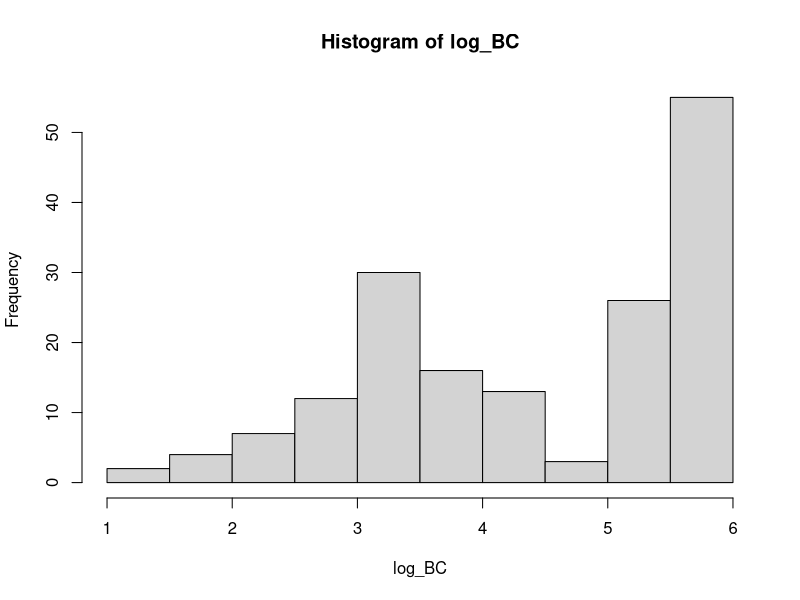

R code for this plot: (Note: this script raises an error after producing the figure.)
## ---- chunk 1
knitr::opts_chunk$set(echo = TRUE)
## ---- chunk 2
# running in R version 4.3.1

#### Clear  environment 
rm(list = ls())         

#### Required packages
library(tidyverse) # for general organisation

library(MASS) # for glm.nb
library(pscl) # for odtest for dispersion

library(lme4) # For linear mixed-effects models (if needed)
library(lmerTest) # for mixed effect as lme4 doesn't give p values

library(ncdf4) #for .nc data
library(raster)


#library(ncdf4)
#library(raster)

#install.packages("AER")
library(AER) #for dispersion test for possion GLM

library(forecast) # for ARIMA time series

library(zoo) #create irregular time point series
#install.packages("car")
library(car)

library(dplyr)
library(tidyr)

library(broom) # For tidy model summaries

## ---- chunk 3
# load the data 
brighton <- read.csv("Hotmess_R.csv")

## ---- chunk 4
str(brighton)
## ---- chunk 5
brighton$Sampling_Date <- as.Date(brighton$Sampling_Date, format = "%d/%m/%Y")

brighton$Pad_Region <- as.factor(brighton$Pad_Region)

brighton$Pad_Colour <- as.factor(brighton$Pad_Colour)

brighton$total_grazer <- brighton$Gastropod_Count_ON + brighton$Gastropod_Count_SIDE

str(brighton)
## ---- chunk 6
#models for whole time series 

#linear mixed effect model

mm1<- lmer(Barnacle_Count ~ Pad_Colour*Pad_Region + (1 | Pad_ID), data = brighton)

summary(mm1)
# estimate sd shows how many more in each treatment e.g. pad_colour W is 24.7 more barnacles on white pads

## ---- chunk 7
log_BC <-log(brighton$Barnacle_Count)

hist(log_BC)
## ---- chunk 8
#generalised linear model 
#not approcpriate as ads are independant as sampled at each date 
# do for each time point separately to account for this

glm_1 <- glmer(Barnacle_Count ~ Pad_Colour * Pad_Region + (1 | Pad_ID), data = brighton, family = poisson)

#check for dispersion of count data in poisson glm
#dispersiontest(glm_1)
# overdispersed 

summary(glm_1)
Anova(glm_1)


#another method to check whether negative binomial or poisson distribution is more appropriate
glm_2 <- glm.nb(Barnacle_Count ~ Pad_Colour * Pad_Region + (1 | Pad_ID), data = brighton)

odTest(glm_2)
#poisson rejected in favor of negative binomial
#BUT still over dispersed

summary(glm_2)
#results 
#why are all results other than interaction 2e-16 
#pad colour (W) x pad region (p) 6.29e-09 
#how to change this from W --> B pad colour
## ---- chunk 9
# subset data for JUN 1

  #use argument family = poisson for count
  #use argument family = gaussian for normal distributed data

sub_JUN_1 <- brighton %>%
  filter(Sampling_Date >= as.Date('2023-06-20'))

head(sub_JUN_1)


#barnacle count

glm_JUN_1<- glm(Barnacle_Count ~ Pad_Colour*Pad_Region, data = sub_JUN_1, family = poisson())

dispersiontest(glm_JUN_1)

glm.nb_JUN_1<- glm.nb(Barnacle_Count ~ Pad_Colour*Pad_Region, data = sub_JUN_1)

odTest(glm.nb_JUN_1)

#doing glm for count data with poisson or negative binoial (if overdispersed)
#negative binomial

summary(glm.nb_JUN_1)


## ---- chunk 10
# barnacle size

glm_JUN_1<- glm(AVG_Banacle_Size ~ Pad_Colour*Pad_Region, data = sub_JUN_1)

summary(glm_JUN_1)

## ---- chunk 11
GAS_glm_JUN_1<- glm(total_grazer ~ Pad_Colour*Pad_Region, data = sub_JUN_1)

#not normal distribution
plot(GAS_glm_JUN_1)


anova(GAS_glm_JUN_1)
summary(GAS_glm_JUN_1)
#only effect of pollution not colour as they are motile so warming treatment has less effect

## ---- chunk 12
# subset data for JUL 1

sub_JUL_1 <- brighton %>%
  filter(Sampling_Date >= as.Date('2023-07-06'))

head(sub_JUL_1)


# barnacle count

glm_JUL_1<- glm(Barnacle_Count ~ Pad_Colour*Pad_Region, data = sub_JUL_1, family = poisson)

dispersiontest(glm_JUL_1)

glm.nb_JUL_1<- glm.nb(Barnacle_Count ~ Pad_Colour*Pad_Region, data = sub_JUL_1)

odTest(glm.nb_JUL_1)

#doing glm for count data with poisson or negative binoial (if overdispersed)
#negative binomial

summary(glm.nb_JUL_1)

## ---- chunk 13
# barnacle size

glm_JUL_1<- glm(AVG_Banacle_Size ~ Pad_Colour*Pad_Region, data = sub_JUL_1)

summary(glm_JUL_1)
anova(glm_JUL_1)
## ---- chunk 14

# subset data for JUL 2

sub_JUL_2 <- brighton %>%
  filter(Sampling_Date >= as.Date('2023-07-20'))

                              
head(sub_JUL_2)

glm_JUL_2<- glm(Barnacle_Count ~ Pad_Colour*Pad_Region, data = sub_JUL_2, family = poisson)

dispersiontest(glm_JUL_2)

glm.nb_JUL_2<- glm.nb(Barnacle_Count ~ Pad_Colour*Pad_Region, data = sub_JUL_2)

odTest(glm.nb_JUL_2)

#doing glm for count data with poisson or negative binoial (if overdispersed)
#negative binomial

summary(glm.nb_JUL_2)

## ---- chunk 15

# barncale size

lm_JUL_2<- lm(AVG_Banacle_Size ~ Pad_Colour*Pad_Region, data = sub_JUL_2)

summary(lm_JUL_2)


## ---- chunk 16

# subset data for AUG 1

sub_AUG_1 <- brighton %>%
  filter(Sampling_Date >= as.Date('2023-08-01'))

head(sub_AUG_1)


# barnacle count


glm_AUG_1<- glm(Barnacle_Count ~ Pad_Colour*Pad_Region, data = sub_AUG_1, family = poisson)

dispersiontest(glm_AUG_1)

glm.nb_AUG_1<- glm.nb(Barnacle_Count ~ Pad_Colour*Pad_Region, data = sub_AUG_1)

odTest(glm.nb_AUG_1)

#doing glm for count data with poisson or negative binoial (if overdispersed)
#negative binomial

summary(glm.nb_AUG_1)

## ---- chunk 17

# barnacle size

lm_AUG_1<- lm(AVG_Banacle_Size ~ Pad_Colour*Pad_Region, data = sub_AUG_1)

summary(lm_AUG_1)


## ---- chunk 18
# subset data for AUG 2

sub_AUG_2 <- brighton %>%
  filter(Sampling_Date >= as.Date('2023-08-17'))

head(sub_AUG_2)

# barnacle count

glm_AUG_2<- glm(Barnacle_Count ~ Pad_Colour*Pad_Region, data = sub_AUG_2, family = poisson)

dispersiontest(glm_AUG_2)

glm.nb_AUG_2<- glm.nb(Barnacle_Count ~ Pad_Colour*Pad_Region, data = sub_AUG_2)

odTest(glm.nb_AUG_2)

#doing glm for count data with poisson or negative binoial (if overdispersed)
#negative binomial

summary(glm.nb_AUG_2)


# barnacle size

lm_AUG_2<- lm(AVG_Banacle_Size ~ Pad_Colour*Pad_Region, data = sub_AUG_2)

summary(lm_AUG_2)


## ---- chunk 19
# subset data for SEP 1

sub_SEP_1 <- brighton %>%
  filter(Sampling_Date >= as.Date('2023-09-01'))
                              
head(sub_SEP_1)


# barnacle count

glm_SEP_1<- glm(Barnacle_Count ~ Pad_Colour*Pad_Region, data = sub_SEP_1, family = poisson)

dispersiontest(glm_SEP_1)

glm.nb_SEP_1<- glm.nb(Barnacle_Count ~ Pad_Colour*Pad_Region, data = sub_SEP_1)

odTest(glm.nb_SEP_1)

#doing glm for count data with poisson or negative binoial (if overdispersed)
#negative binomial

summary(glm.nb_SEP_1)


# barnacle size 

lm_SEP_1<- lm(AVG_Banacle_Size ~ Pad_Colour*Pad_Region, data = sub_SEP_1)

summary(lm_SEP_1)


## ---- chunk 20
 # subset data for SEP 2

sub_SEP_2 <- brighton %>%
  filter(Sampling_Date >= as.Date('2023-09-15'))

head(sub_SEP_2)



# barnacle count
sep_2_DIA <- lm(Diatoms ~ Pad_Colour*Pad_Region, data = sub_SEP_2)

summary(sep_2_DIA)

plot(sep_2_DIA)

boxplot(Diatoms ~ Pad_Colour*Pad_Region, data = sub_SEP_2)


glm_SEP_2<- glm(Barnacle_Count ~ Pad_Colour*Pad_Region, data = sub_SEP_2, family = poisson)

dispersiontest(glm_SEP_2)

glm.nb_SEP_2<- glm.nb(Barnacle_Count ~ Pad_Colour*Pad_Region, data = sub_SEP_2)

odTest(glm.nb_SEP_2)

#doing glm for count data with poisson or negative binoial (if overdispersed)
#negative binomial

summary(glm.nb_SEP_2)

plot(glm.nb_SEP_2)

boxplot(Barnacle_Count ~ Pad_Colour*Pad_Region, data = sub_SEP_2)

#boxplot shows synergistic
#negative binomial estimates cant be used as normal lm
#nb.glm - nutirnets had veyry stong effect on barnacle size 
#white pads - went from this number to thi... (+- SE) + inc. P-value
#similarly pad colour also inflcuenced number of bbarnacles
#warmed = more (polluted increase of .. banracles w/ SE)
#interaction between 2 - synergistic 

#methods for stats- glm for count data - cant use standard linear regression
#used poisson - if ushowed overdispersion used nb.glm as more robust ot overdispersion
#checked assumptions fo tests met - inspect residuals
#barnacle count - 



#table independant efect of pad colour,,region + interaction
#w/ collumns for each sampling date
#shade box based on sig. - colour code for significance
#inc. p value OR effect size
#pick key response variables
## ---- chunk 21
# barnacle size

lm_SEP_2<- lm(AVG_Barnacle_Size ~ Pad_Colour*Pad_Region, data = sub_SEP_2)


## ---- chunk 22
#AIC table for best model fit


#nested model comparison - compare smaller models with larger models with common predictors
#step function - include direction of variable selection 
#backward - start with full and drop one at a time
#forward - add one predictora at a time
#both direction - weach time add variable - check to see if variable shouldbe dropped at same time
#both = default

#Remove rows with any NA values
brighton_clean <- na.omit(brighton)

# Now, fit the model using the cleaned dataset without missing values
count.model <- lm(Barnacle_Count ~ Pad_Region + Pad_Colour + Pad_Region*Pad_Colour + Phosphorous + Temperature + Max_Logger_Temp +  Precipitation + Phytoplankton + Solar_Insolation + Wind_Speed + Diatoms + Green_Algae + Cyanobacteria, data = brighton)

summary(count.model)

count.model.final <-step(count.model) # both
#can't include nitrate as missing values

summary(model_final)

## ---- chunk 23

# try step for each sampling date


sub_JUL_2 <- brighton %>%
  filter(Sampling_Date >= as.Date('2023-07-20'))

                              
head(sub_JUL_2)

lm_JUL_2<- lm(Barnacle_Count ~ Pad_Colour*Pad_Region + Pad_Colour + Pad_Region + Precipitation + Max_Logger_Temp, data = sub_JUL_2)

summary(lm_JUL_2)

JUL_count.model.final <-step(lm_JUL_2) # both
#can't include nitrate as missing values

summary(JUL_count.model.final)

#try use arima frot this..
#dont use on every tp 
#use variables interested in
#anlysis
#1 - GLMs per time point - effects of treatments - boxplots + ts plots
#2 - final time point  or 2 tp
#model selection process to find specific mechanisms 
#pad-colour - mena or max temp - effects of preip - nutrient - nitrates + phosphates
#auto arima function uses AIC



## ---- chunk 24

#try step for diff. repsosne variable

sub_JUL_2 <- brighton %>%
  filter(Sampling_Date >= as.Date('2023-07-20'))

                              
head(sub_JUL_2)

lm_JUL_2<- lm(AVG_Banacle_Size ~ Pad_Colour*Pad_Region + Pad_Colour + Pad_Region + Precipitation + Max_Logger_Temp, data = sub_JUL_2)

summary(lm_JUL_2)

JUL_count.model.final <-step(lm_JUL_2) # both
#can't include nitrate as missing values

summary(JUL_count.model.final)

## ---- chunk 25

#try step for diff. repsosne variable

sub_JUL_2 <- brighton %>%
  filter(Sampling_Date >= as.Date('2023-07-20'))


lm_JUL_2<- lm(Diatoms ~ Pad_Colour*Pad_Region + Pad_Colour + Pad_Region + Precipitation + Max_Logger_Temp, data = sub_JUL_2)

#use specific date to remove random effect of plate repeats

summary(lm_JUL_2)

JUL_count.model.final <-step(lm_JUL_2) # both
#can't include nitrate as missing values

#summary(JUL_count.model.final)
## ---- chunk 26

#try step for diff. repsosne variable

sub_JUL_2 <- brighton %>%
  filter(Sampling_Date >= as.Date('2023-07-20'))

                              
head(sub_JUL_2)

lm_JUL_2<- lm(Cyanobacteria ~ Pad_Colour*Pad_Region + Pad_Colour + Pad_Region + Precipitation + Max_Logger_Temp, data = sub_JUL_2)

summary(lm_JUL_2)

JUL_count.model.final <-step(lm_JUL_2) # both
#can't include nitrate as missing values

summary(JUL_count.model.final)
## ---- chunk 27
#try find best model by trying all combinations and testing AIC values


# Ensure you have the correct dataset loaded and it's clean

# List of all main variables to consider for model combinations
variables <- c("Pad_Region", "Pad_Colour", "Phosphorous", "Temperature", "Max_Logger_Temp", "Precipitation", "Nitrate")

# Initialize an empty data frame to store model results
model_results <- data.frame(Model = character(), AIC = numeric(), stringsAsFactors = FALSE)

# Generate all combinations of the variables
combos <- unlist(lapply(1:length(variables), function(n) combn(variables, n, simplify = FALSE)), recursive = FALSE)

# Loop through each combination
for(combo in combos) {
  # Create the formula string for the current combination
  formula_str <- paste("Barnacle_Count ~", paste(combo, collapse = " + "))
  
  # If both Pad_Region and Pad_Colour are in the combination, add their interaction term
  if("Pad_Region" %in% combo && "Pad_Colour" %in% combo) {
    formula_str <- paste(formula_str, "+ Pad_Region:Pad_Colour")
  }
  
  # Fit the linear model using the constructed formula
  model <- lm(as.formula(formula_str), data = brighton)
  
  # Calculate the AIC for the model
  aic_val <- AIC(model)
  
  # Append the model and its AIC to the results dataframe
  model_results <- rbind(model_results, data.frame(Model = formula_str, AIC = aic_val))
}

# Sorting the results by AIC
model_results <- model_results %>% arrange(AIC)

# Displaying the sorted results
print(model_results)


# Assuming model_results is your dataframe
library(knitr)
library(kableExtra)



kable(model_results, "html", booktabs = TRUE) %>%
  kable_styling(bootstrap_options = c("striped", "hover", "condensed", "responsive"))


## ---- chunk 28
output <- lm(Barnacle_Count ~ Pad_Region + Pad_Colour + Max_Logger_Temp + Precipitation + Nitrate + Pad_Region:Pad_Colour, brighton)
summary(output)
## ---- chunk 29


# Create a list of subsets based on all combinations of 'sampling region' and 'pad colour'
subset_list <- split(brighton, list(brighton$Pad_Region, brighton$Pad_Colour))

# Access a specific subset (e.g., Region1 + Color1)
p.w.sub <- subset_list[["P.W"]]
p.b.sub <- subset_list[["P.B"]]
n.w.sub <- subset_list[["N.W"]]
n.b.sub <- subset_list[["N.B"]]



#PW

# View the subset p.w
head(p.w.sub)

p.w.sub <- p.w.sub %>%
  group_by(Sampling_Date) %>%
  summarise(avg_Barnacle_Count = mean(Barnacle_Count, na.rm = TRUE))

head(p.w.sub)

# Create a zoo object with irregular time points
p.w.ts <- zoo(p.w.sub$avg_Barnacle_Count, order.by = p.w.sub$Sampling_Date)


# Remove rows with NA, NaN, Inf, or -Inf in the time series
p.w.ts <- na.omit(p.w.ts) # Removes rows with NA
p.w.ts <- p.w.ts[is.finite(p.w.ts)] # Keeps only finite values


# Step 1: Visual Inspection
plot(p.w.ts)


# Fit ARIMA model

p.w_arima <- auto.arima(p.w.ts)

# Step 2 & 3: Check for Stationarity and Identify ARIMA parameters
# The auto.arima function can help identify the best (p,d,q) automatically
#model_arima <- arima(p.w.ts, order = c(p, d, q))

# View the model summary
summary(p.w_arima)

# Step 5: Diagnostic Checking
checkresiduals(p.w_arima)

# Step 6: Forecasting
#forecasts <- forecast(model_arima, h=20) # 'h' is the number of periods to forecast ahead
#plot(forecasts)

## ---- chunk 30


#PB

p.b.sub <- p.b.sub %>%
  group_by(Sampling_Date) %>%
  summarise(avg_Barnacle_Count = mean(Barnacle_Count, na.rm = TRUE))

head(p.b.sub)

# Create a zoo object with irregular time points
p.b.ts <- zoo(p.b.sub$avg_Barnacle_Count, order.by = p.b.sub$Sampling_Date)

# Remove rows with NA, NaN, Inf, or -Inf in the time series
p.b.ts <- na.omit(p.b.ts) # Removes rows with NA
p.b.ts <- p.b.ts[is.finite(p.b.ts)] # Keeps only finite values

# Step 1: Visual Inspection
plot(p.b.ts)

# Fit ARIMA model

p.b_arima <- auto.arima(p.b.ts)

# Step 2 & 3: Check for Stationarity and Identify ARIMA parameters

# View the model summary
summary(p.b_arima)

# Step 5: Diagnostic Checking
checkresiduals(p.b_arima)


## ---- chunk 31

# NW

n.w.sub <- n.w.sub %>%
  group_by(Sampling_Date) %>%
  summarise(avg_Barnacle_Count = mean(Barnacle_Count, na.rm = TRUE))

head(n.w.sub)

# Create a zoo object with irregular time points
n.w.ts <- zoo(n.w.sub$avg_Barnacle_Count, order.by = n.w.sub$Sampling_Date)

# Remove rows with NA, NaN, Inf, or -Inf in the time series
n.w.ts <- na.omit(n.w.ts) # Removes rows with NA
n.w.ts <- n.w.ts[is.finite(n.w.ts)] # Keeps only finite values

# Step 1: Visual Inspection
plot(n.w.ts)

# Fit ARIMA model

n.w_arima <- auto.arima(n.w.ts)

# Step 2 & 3: Check for Stationarity and Identify ARIMA parameters

# View the model summary
summary(n.w_arima)

# Step 5: Diagnostic Checking
checkresiduals(n.w_arima)


## ---- chunk 32



# NB

n.b.sub <- n.b.sub %>%
  group_by(Sampling_Date) %>%
  summarise(avg_Barnacle_Count = mean(Barnacle_Count, na.rm = TRUE))

head(n.b.sub)

# Create a zoo object with irregular time points
n.b.ts <- zoo(n.b.sub$avg_Barnacle_Count, order.by = n.b.sub$Sampling_Date)

# Remove rows with NA, NaN, Inf, or -Inf in the time series
n.b.ts <- na.omit(n.b.ts) # Removes rows with NA
n.b.ts <- n.b.ts[is.finite(n.b.ts)] # Keeps only finite values

# Step 1: Visual Inspection
plot(n.b.ts)

# Fit ARIMA model

n.b_arima <- auto.arima(n.b.ts)

# Step 2 & 3: Check for Stationarity and Identify ARIMA parameters

# View the model summary
summary(n.b_arima)

# Step 5: Diagnostic Checking
checkresiduals(n.b_arima)

## ---- chunk 33
#include all 4 in same ARIMA model for multivariate statistics

#this doesnt work yet
#am goign to try form beginning using mAr package


# Sample dataset creation for demonstration (Replace this with your actual data)
# df <- data.frame(time = rep(seq(as.Date("2020-01-01"), by="month", length.out=7), 4),
#                  value = rnorm(28), # Random values for demonstration
#                  Group1 = rep(c("N", "P"), each=14),
#                  Group2 = rep(c("C", "W"), each=7, times=2))
# load the data 
brighton <- read.csv("Hotmess_R.csv")

brighton <- brighton %>%
  mutate(group = paste(Pad_Colour, Pad_Region, sep = "+"))


# Unite the grouping columns and then spread to wide format
df_wide <- brighton %>%
  unite(col = "group", Pad_Colour, Pad_Region, sep = "+", remove = FALSE) %>%
  spread(key = "group", value = "Barnacle_Count")

head(brighton)

#df_wide <- df_wide %>%
#group_by(Sampling_Date) %>%
 # summarise(avg_Barnacle_Count = mean(Barnacle_Count, na.rm = TRUE))

# At this point, df_wide has columns for time and each of the group combinations (N+C, N+W, P+C, P+W)

# The next steps involve converting this to a ts object for time series analysis
brighton$Sampling_Date <- as.Date(brighton$Sampling_Date)
head(brighton)
head(brighton[c("Sampling_Date", "Barnacle_Count")])


# Create a zoo object with irregular time points
df_wide.zoo <- zoo(brighton$Barnacle_Count, order.by = brighton$Sampling_Date)

head(brighton)

# Remove rows with NA, NaN, Inf, or -Inf in the time series
brighton <- na.omit(brighton) # Removes rows with NA
brighton <- brighton[is.finite(brighton)] # Keeps only finite values

# Step 1: Visual Inspection
plot(brighton)

# Fit ARIMA model

n.b_arima <- auto.arima(n.b.ts)

# Step 2 & 3: Check for Stationarity and Identify ARIMA parameters

# View the model summary
summary(n.b_arima)

# Step 5: Diagnostic Checking
checkresiduals(n.b_arima)

install.packages("mAr")
#use mAr for multivariate ARIMA
#above code doesn't work
